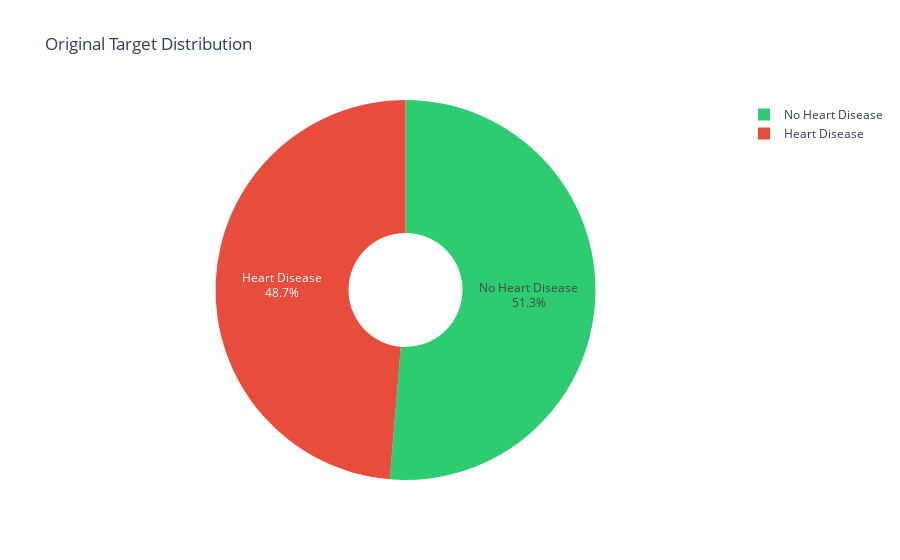

Write notebook code for a chart like this one.
### Code cell
# Cell 2: Data Loading & Initial Exploration
print("Loading Heart Disease Dataset...")

# Load data - ensure correct path
try:
    df = pd.read_csv("heart.csv")
    print("Dataset loaded successfully")
except FileNotFoundError:
    # Create sample data if file not found
    print("File not found, creating sample data...")
    np.random.seed(42)
    n_samples = 1000
    
    df = pd.DataFrame({
        'age': np.random.randint(20, 80, n_samples),
        'sex': np.random.randint(0, 2, n_samples),
        'cp': np.random.randint(0, 4, n_samples),
        'trestbps': np.random.randint(90, 200, n_samples),
        'chol': np.random.randint(100, 400, n_samples),
        'fbs': np.random.randint(0, 2, n_samples),
        'restecg': np.random.randint(0, 3, n_samples),
        'thalach': np.random.randint(60, 220, n_samples),
        'exang': np.random.randint(0, 2, n_samples),
        'oldpeak': np.random.uniform(0, 6, n_samples),
        'slope': np.random.randint(0, 3, n_samples),
        'ca': np.random.randint(0, 4, n_samples),
        'thal': np.random.randint(0, 4, n_samples),
        'target': np.random.randint(0, 2, n_samples)
    })

print("="*60)
print("DATASET OVERVIEW")
print("="*60)
print(f"Shape: {df.shape}")
print(f"Columns: {list(df.columns)}")

print("\nSample Data (First 5 rows):")
print(df.head().to_string())

print("\nDataset Information:")
print(f"Total entries: {len(df)}")
print(f"Columns: {len(df.columns)}")
print(f"Data types:\n{df.dtypes}")

print("\nMissing Values:")
missing_counts = df.isnull().sum()
missing_df = pd.DataFrame({
    'Column': missing_counts.index,
    'Missing_Count': missing_counts.values,
    'Missing_Percent': (missing_counts.values / len(df)) * 100
})
print(missing_df[missing_df['Missing_Count'] > 0].to_string())

print("\nTarget Variable Distribution:")
target_counts = df['target'].value_counts()
print(target_counts)

# Visualization
fig = px.pie(values=target_counts.values,
             names=['No Heart Disease', 'Heart Disease'],
             title='Original Target Distribution',
             color_discrete_sequence=['#2ecc71', '#e74c3c'],
             hole=0.3)
fig.update_traces(textposition='inside', textinfo='percent+label')
fig.show()

print("Data loaded and explored")

### Figure 1 — Plotly figure (JSON) as saved in the notebook; plotly's stock layout.template omitted (floating-point values rounded to 4 significant figures)
{"data": [{"domain": {"x": [0, 1], "y": [0, 1]}, "hole": 0.3, "hovertemplate": "label=%{label}<br>value=%{value}<extra></extra>", "labels": ["No Heart Disease", "Heart Disease"], "legendgroup": "", "name": "", "showlegend": true, "textinfo": "percent+label", "textposition": "inside", "type": "pie", "values": [526, 499]}], "layout": {"legend": {"tracegroupgap": 0}, "piecolorway": ["#2ecc71", "#e74c3c"], "title": {"text": "Original Target Distribution"}}}
